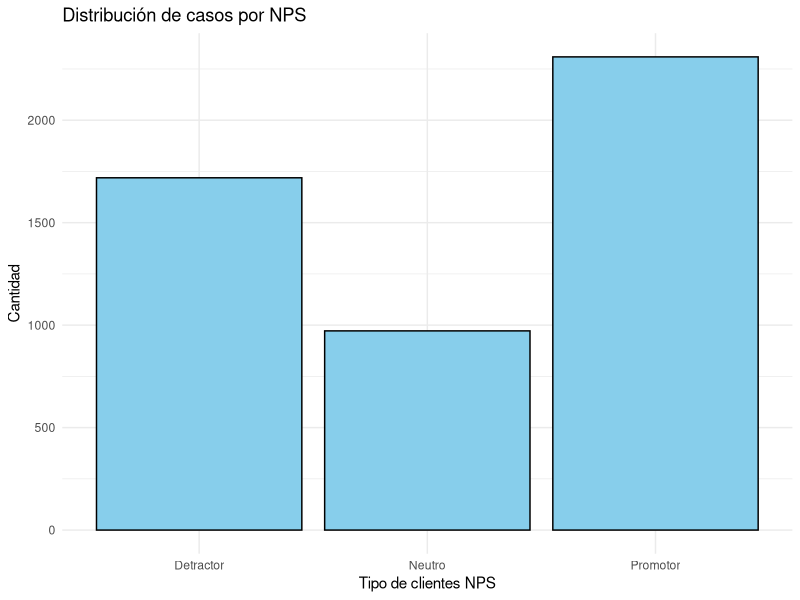
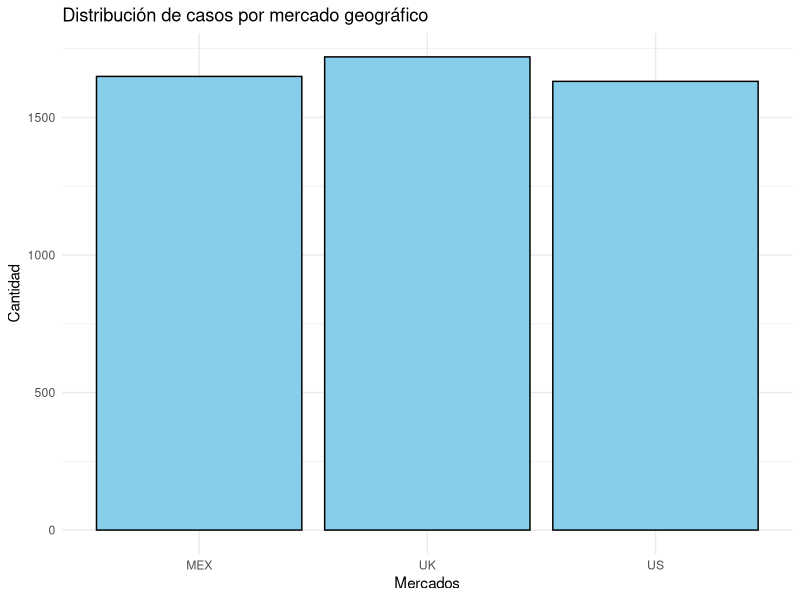
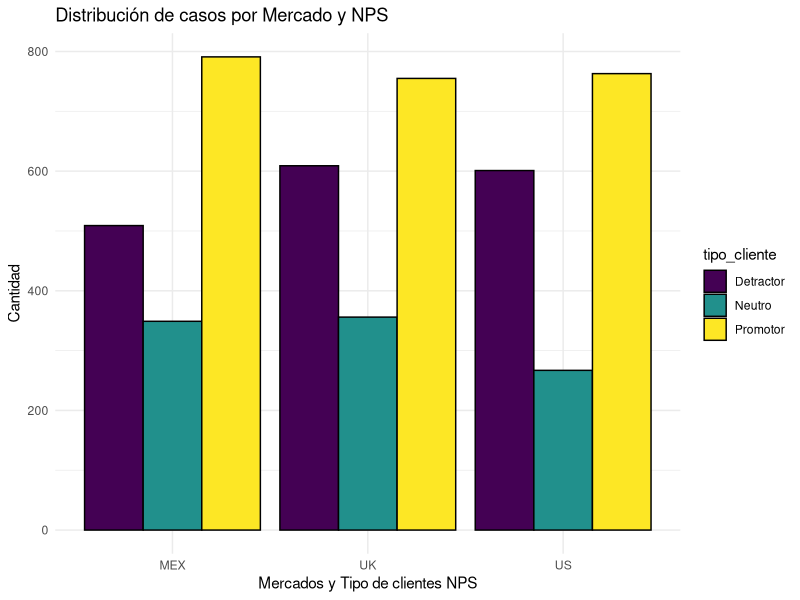
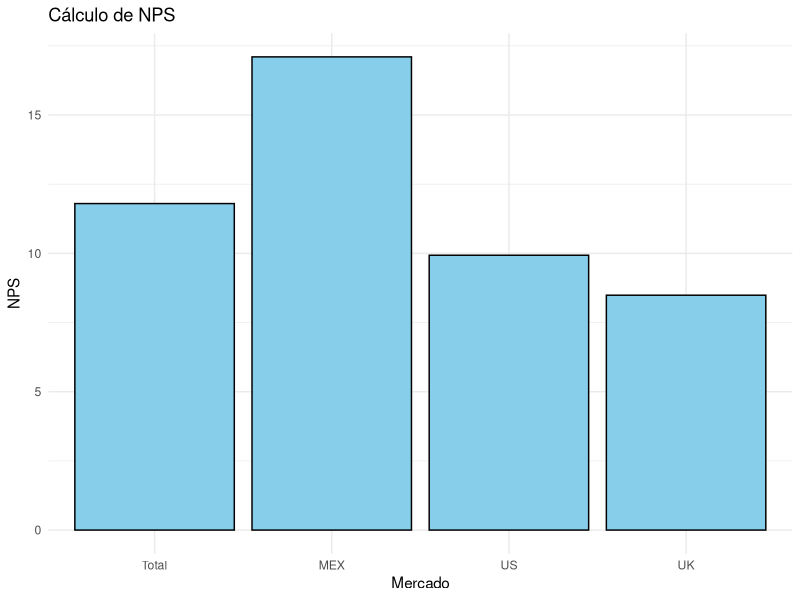
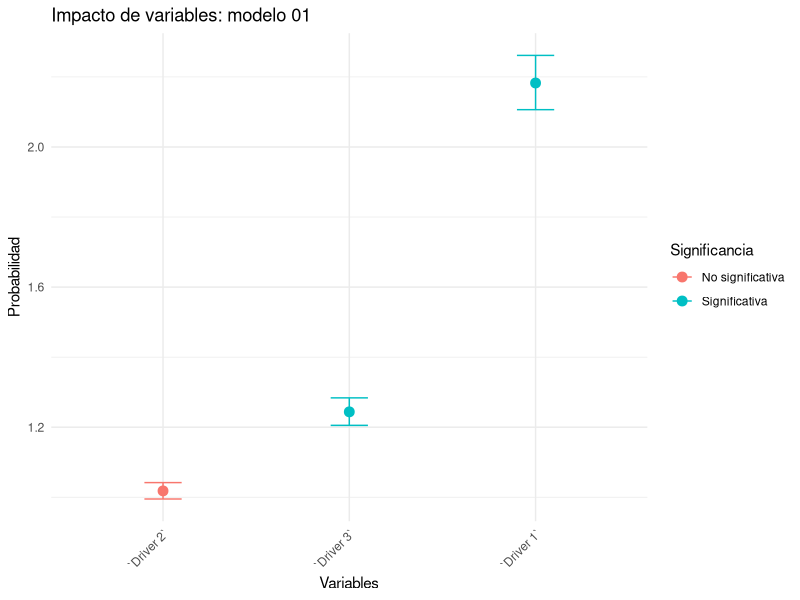
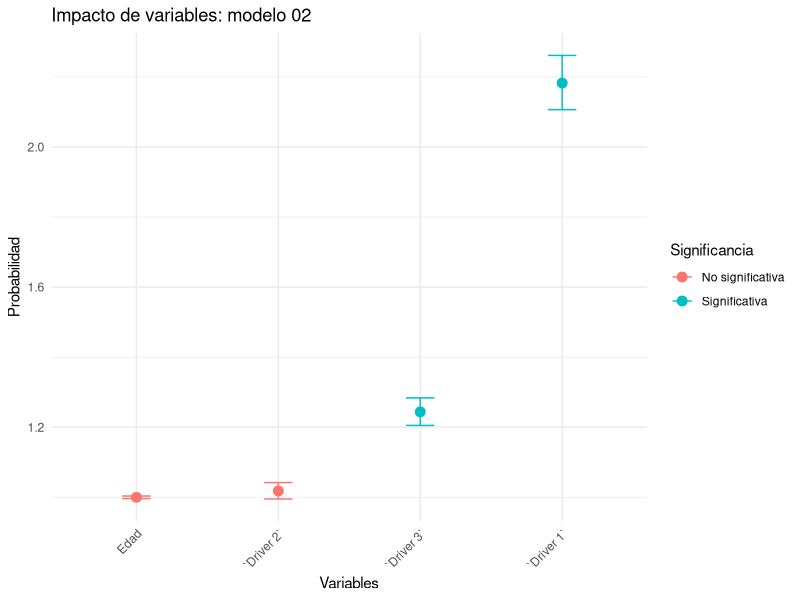
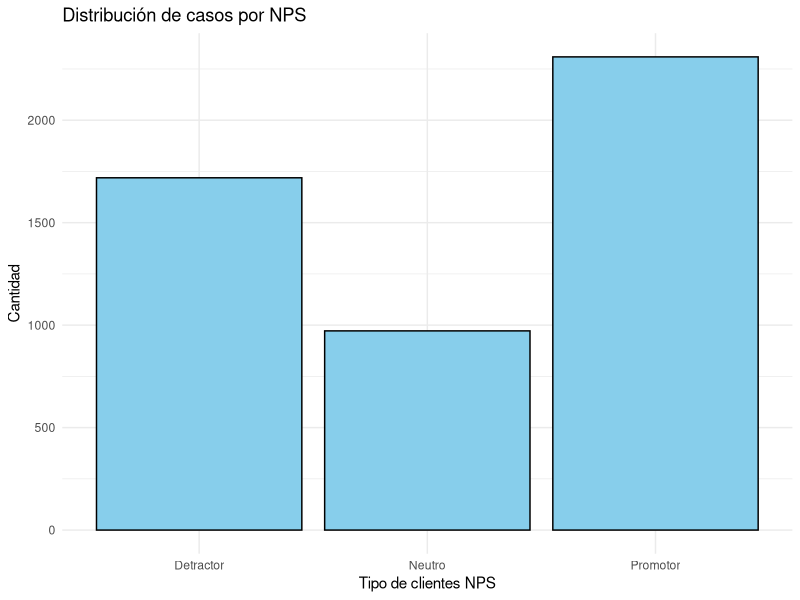
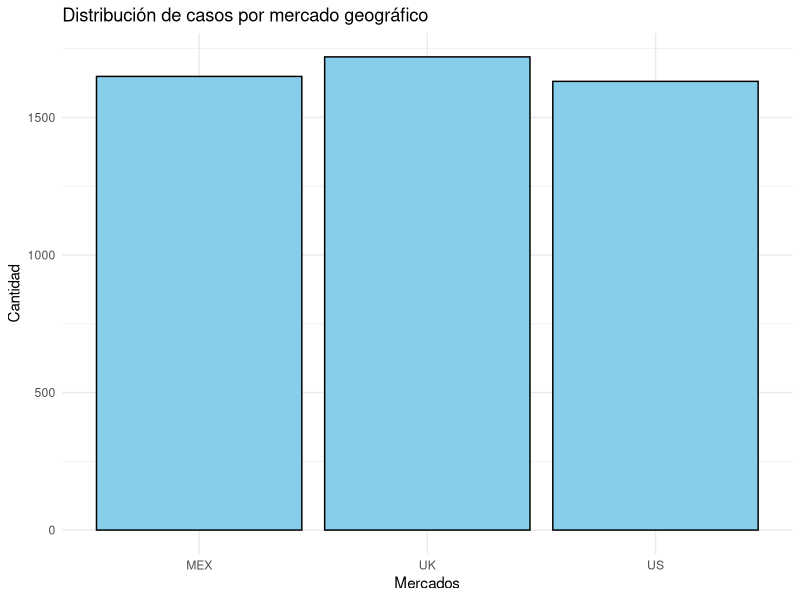

Write R code to recreate these figures, in order.
## ---- chunk 1
# Load necessary libraries
library(tidyverse)
library(readxl)
library(dplyr)
library(MASS)
library(ordinal)

## Este es un cambio menor

# Load the data
data_01 <- read_excel("pyday/data/data_final.xlsx", sheet = "data")

# Check data types
str(data_01)

# Summary statistics
summary_data_01 <- summary(data_01)

# Transformations
data_01 <- data_01 %>%
  mutate(tipo_cliente = case_when(
    NPS >= 9 ~ "Promotor",
    NPS >= 7 & NPS < 9 ~ "Neutro",
    TRUE ~ "Detractor"
  ))

# Count by tipo_cliente
table(data_01$tipo_cliente)


# Convert 'tipo_cliente' to ordered factor
data_01$tipo_cliente <- factor(data_01$tipo_cliente, levels = c("Detractor", "Neutro", "Promotor"), ordered = TRUE)

# Convert 'NPS' to ordered factor
data_01$NPS <- factor(data_01$NPS, levels = 0:10, ordered = TRUE)

# Count by NPS
table(data_01$NPS)

##### Gráfico para la distribución de casos:

plot_01 <- ggplot(data_01, aes(x = tipo_cliente)) +
  geom_bar(fill = "skyblue", color = "black") +
  labs(
    title = "Distribución de casos por NPS",
    x = "Tipo de clientes NPS",
    y = "Cantidad"
  ) +
theme_minimal()

plot_01


# Count by Market
table(data_01$Market)

# Convert 'Market' to a factor
data_01$Market <- as.factor(data_01$Market)


plot_02 <- ggplot(data_01, aes(x = Market)) +
  geom_bar(fill = "skyblue", color = "black") +
  labs(
    title = "Distribución de casos por mercado geográfico",
    x = "Mercados",
    y = "Cantidad"
  ) +
theme_minimal()

plot_02



## Combinamos

plot_03 <- ggplot(data_01, aes(x = Market, fill = tipo_cliente)) +
  geom_bar(position = "dodge", color = "black") + 
  labs(
    title = "Distribución de casos por Mercado y NPS",
    x = "Mercados y Tipo de clientes NPS",
    y = "Cantidad"
  ) +
  theme_minimal()

# Print the plot
plot_03


####

# Calculate NPS by Market and add a total row
nps_by_market <- data_01 %>%
  group_by(Market) %>%
  summarise(
    promoters_count = sum(tipo_cliente == "Promotor"),
    detractors_count = sum(tipo_cliente == "Detractor"),
    total_responses = n(),
    nps = ((promoters_count - detractors_count) / total_responses) * 100
  )

# Calculate total NPS for all markets
total_nps <- data_01 %>%
  summarise(
    promoters_count = sum(tipo_cliente == "Promotor"),
    detractors_count = sum(tipo_cliente == "Detractor"),
    total_responses = n(),
    nps = ((promoters_count - detractors_count) / total_responses) * 100
  ) %>%
  mutate(Market = "Total")  # Add a label for the total row

# Combine the results
nps_with_total <- bind_rows(nps_by_market, total_nps)

# View the results
nps_with_total

nps_with_total$Market <- factor(nps_with_total$Market, levels = c("Total", "MEX", "US", "UK"))  # Adjust to your actual market names


# Grouped (side-by-side) bar plot
plot_04 <- ggplot(nps_with_total, aes(x = Market, y = nps)) +
  geom_col(fill = "skyblue", color = "black") +  # 'dodge' for side-by-side
  labs(
    title = "Cálculo de NPS",
    x = "Mercado",
    y = "NPS"
  ) +
  theme_minimal()

# Print the plot
plot_04

# Create dummy variables for 'Market'
market_dummies <- model.matrix(~ Market - 1, data_01)

# Convert the dummy matrix to a data frame
market_dummies_df <- as.data.frame(market_dummies)

# Combine the original data with the dummy variables
data_01 <- cbind(data_01, market_dummies_df)

## MODELOS

# Model fitting using ordered logit (proportional odds model)
mod_log_01 <- clm(tipo_cliente ~ `Driver 1` + `Driver 2` + `Driver 3`, 
                  data = data_01, link = "logit")

# Model summary
summary(mod_log_01)

# Get the model summary
mod_summary <- summary(mod_log_01)

# Extract coefficients (variables only, excluding thresholds)
coef_data <- data.frame(
  Variable = rownames(mod_summary$coefficients),
  Estimate = mod_summary$coefficients[, 1],
  Std_Error = mod_summary$coefficients[, 2],
  z_value = mod_summary$coefficients[, 3],
  p_value = mod_summary$coefficients[, 4]
)

# Filter out the thresholds (we don't need them)
coef_data <- coef_data[grepl("Driver", coef_data$Variable), ]

# Exponentiate the coefficients to get the odds ratios
coef_data$Odds_Ratio = exp(coef_data$Estimate)

# Calculate 95% Confidence Intervals for Odds Ratios
coef_data$CI_Lower = exp(coef_data$Estimate - 1.96 * coef_data$Std_Error)
coef_data$CI_Upper = exp(coef_data$Estimate + 1.96 * coef_data$Std_Error)

# Create a new column for significance based on p-value
coef_data$Significant <- ifelse(coef_data$p_value < 0.05, "Significativa", "No significativa")

# Plotting odds ratios
plot_summary_01 <- ggplot(coef_data, aes(x = reorder(Variable, Odds_Ratio), y = Odds_Ratio, color = Significant)) +
  geom_point(size = 3) +
  geom_errorbar(aes(ymin = CI_Lower, ymax = CI_Upper), width = 0.2) +
  labs(
    title = "Impacto de variables: modelo 01",
    x = "Variables",
    y = "Probabilidad",
    color = "Significancia"
  ) +
  theme_minimal() +
  theme(axis.text.x = element_text(angle = 45, hjust = 1))

# Print the plot
plot_summary_01

## Modelo 03
mod_log_02 <- clm(tipo_cliente ~ `Driver 1` + `Driver 2` + `Driver 3` + Edad, data = data_01, link = "logit")

# Model 03 summary
summary(mod_log_02)

# Get the model summary
mod_summary <- summary(mod_log_02)

# Extract coefficients (variables only, excluding thresholds)
coef_data <- data.frame(
  Variable = rownames(mod_summary$coefficients),
  Estimate = mod_summary$coefficients[, 1],
  Std_Error = mod_summary$coefficients[, 2],
  z_value = mod_summary$coefficients[, 3],
  p_value = mod_summary$coefficients[, 4]
)

# Filter out the thresholds (we don't need them)
coef_data <- coef_data[grepl("Driver|Edad", coef_data$Variable), ]

# Exponentiate the coefficients to get the odds ratios
coef_data$Odds_Ratio = exp(coef_data$Estimate)

# Calculate 95% Confidence Intervals for Odds Ratios
coef_data$CI_Lower = exp(coef_data$Estimate - 1.96 * coef_data$Std_Error)
coef_data$CI_Upper = exp(coef_data$Estimate + 1.96 * coef_data$Std_Error)

# Create a new column for significance based on p-value
coef_data$Significant <- ifelse(coef_data$p_value < 0.05, "Significativa", "No significativa")

# Plotting odds ratios
plot_summary_02 <- ggplot(coef_data, aes(x = reorder(Variable, Odds_Ratio), y = Odds_Ratio, color = Significant)) +
  geom_point(size = 3) +
  geom_errorbar(aes(ymin = CI_Lower, ymax = CI_Upper), width = 0.2) +
  labs(
    title = "Impacto de variables: modelo 02",
    x = "Variables",
    y = "Probabilidad",
    color = "Significancia"
  ) +
  theme_minimal() +
  theme(axis.text.x = element_text(angle = 45, hjust = 1))

# Print the plot
plot_summary_02

## ---- chunk 2
library(knitr)

plot_01
## ---- chunk 3
plot_02
## ---- chunk 4

plot_03

## ---- chunk 5

plot_04

## ---- chunk 6
plot_summary_01
## ---- chunk 7
plot_summary_02
